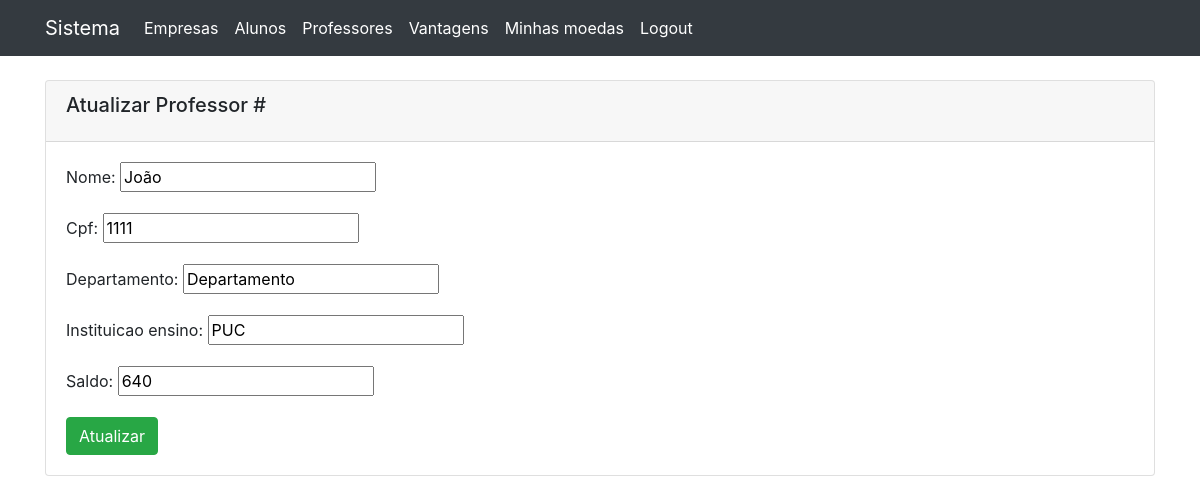
The app's page /professor/editar/1 (signed in) with its own data.
### coin_system/models.py (models this page shows)
class Professor(models.Model):
    user = models.OneToOneField(User, on_delete=models.CASCADE, blank=True, null=True)
    nome = models.CharField(max_length=120)
    cpf = models.CharField(max_length=16)
    departamento = models.CharField(max_length=80)
    instituicao_ensino = models.CharField(max_length=80)
    saldo = models.IntegerField(default=0)

### coin_system/view_classes/professor.py (the view, shortened to what this page needs)
# urls.py: path('professor/editar/<int:pk>', professor.ProfessorUpdateView.as_view(), name='professor-update'),
class ProfessorUpdateView(UpdateView):
    model = Professor
    template_name = 'professor/update.html'
    context_object_name = 'aluno'
    fields = ('nome', 'cpf', 'departamento', 'instituicao_ensino', 'saldo')

### coin_system/templates/professor/update.html (shortened to what this page needs)
{% extends "base.html" %}
{% block container %}
<div class="card">
    <div class="card-header">
        <h5 class="card-title">Atualizar Professor #{{professor.id}}</h5>
    </div>
    <div class="card-body">
        <form method="post">
            {{form.as_p}}
            <button type="submit" class="btn btn-success">Atualizar</button>
        </form>
    </div>
</div>
{% endblock %}

### records on screen
Professor: nome "João", cpf "1111", departamento "Departamento", instituicao_ensino "PUC", saldo "640"
